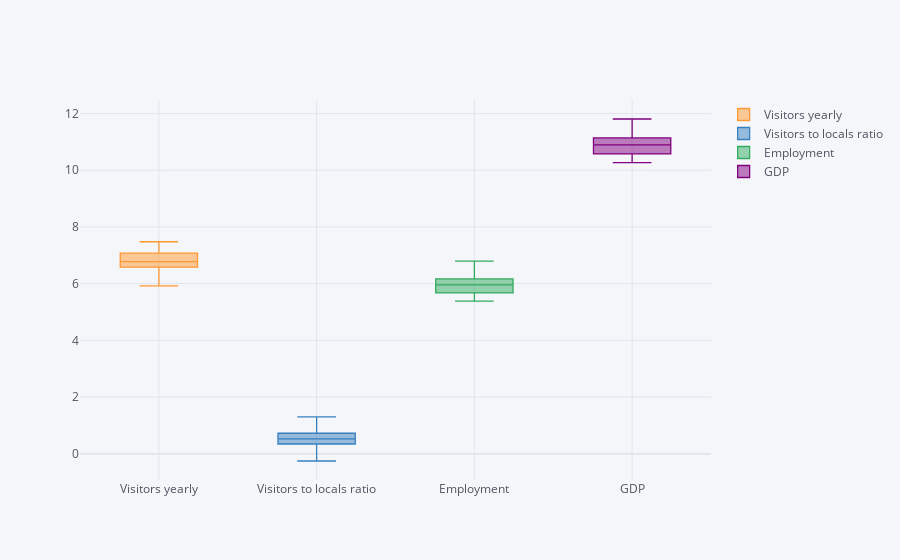

The notebook cell saved with this chart:
### Markdown cell above
The next graph is showing a boxplot for each of the selected variables. A boxplot is a graph that gives you a good indication of how the values in the data are spread out. Boxplots are a standardized way of displaying the distribution of data based on a five-number summary (“minimum”, first quartile (Q1), median, third quartile (Q3), and “maximum”).

### Code cell
df.iplot(kind='box')

### Figure 1 — Plotly figure (JSON) as saved in the notebook; plotly's stock layout.template omitted (floating-point values rounded to 4 significant figures)
{"data": [{"boxpoints": false, "line": {"width": 1.3}, "marker": {"color": "rgba(255, 153, 51, 1.0)"}, "name": "Visitors yearly", "orientation": "v", "type": "box", "y": [7.477, 7.284, 7.079, 6.845, 6.944, 7.13, 7.477, 6.675, 6.856, 6.778, 7.462, 7.301, 6.58, 6.944, 7.204, 7.041, 6.568, 7.477, 6.653, 6.681, 6.778, 6.886, 7.462, 6.041, 6.778, 6.602, 7.041, 6.903, 6.033, 6.204, 6.699, 6.763, 6.477, 6.602, 6.176, 5.924, 6.477, 6.699, 7.204, 6.544, 6.556, 6.653]}, {"boxpoints": false, "line": {"width": 1.3}, "marker": {"color": "rgba(55, 128, 191, 1.0)"}, "name": "Visitors to locals ratio", "orientation": "v", "type": "box", "y": [0.3692, 0.1303, 0.4425, 0.01284, 0.4857, 0.3424, 0.7388, 0.3181, 0.3404, 0.3522, 0.8162, 0.8585, 0.1399, 0.5211, 0.7889, 0.7597, 0.03342, 1.005, 0.1761, 0.5527, 0.4594, 0.601, 1.046, -0.2218, 0.6522, 0.4346, 0.5185, 0.5647, -0.008774, -0.02687, 0.7566, 0.6684, 0.4609, 0.7202, 0.4393, -0.2596, 0.6803, 0.6911, 1.296, 0.5717, 0.7126, 0.8876]}, {"boxpoints": false, "line": {"width": 1.3}, "marker": {"color": "rgba(50, 171, 96, 1.0)"}, "name": "Employment", "orientation": "v", "type": "box", "y": [6.78, 6.797, 6.382, 6.456, 6.17, 6.395, 6.298, 6.052, 6.21, 6.111, 6.264, 6.166, 6.149, 5.97, 5.931, 5.884, 6.038, 6.121, 6.079, 5.851, 5.969, 5.959, 6.069, 5.919, 5.849, 5.854, 6.186, 5.827, 5.654, 5.954, 5.671, 5.742, 5.606, 5.576, 5.415, 5.71, 5.38, 5.622, 5.541, 5.641, 5.521, 5.465]}, {"boxpoints": false, "line": {"width": 1.3}, "marker": {"color": "rgba(128, 0, 128, 1.0)"}, "name": "GDP", "orientation": "v", "type": "box", "y": [11.81, 11.8, 11.4, 11.38, 11.24, 11.21, 11.19, 11.17, 11.17, 11.14, 11.14, 11.14, 11.13, 11.1, 11.09, 11.07, 11.03, 10.98, 10.95, 10.9, 10.9, 10.88, 10.87, 10.86, 10.83, 10.79, 10.96, 10.76, 10.69, 10.68, 10.6, 10.58, 10.54, 10.53, 10.52, 10.51, 10.51, 10.43, 10.4, 10.39, 10.35, 10.27]}], "layout": {"legend": {"bgcolor": "#F5F6F9", "font": {"color": "#4D5663"}}, "paper_bgcolor": "#F5F6F9", "plot_bgcolor": "#F5F6F9", "title": {"font": {"color": "#4D5663"}}, "xaxis": {"gridcolor": "#E1E5ED", "showgrid": true, "tickfont": {"color": "#4D5663"}, "title": {"font": {"color": "#4D5663"}, "text": ""}, "zerolinecolor": "#E1E5ED"}, "yaxis": {"gridcolor": "#E1E5ED", "showgrid": true, "tickfont": {"color": "#4D5663"}, "title": {"font": {"color": "#4D5663"}, "text": ""}, "zerolinecolor": "#E1E5ED"}}}
